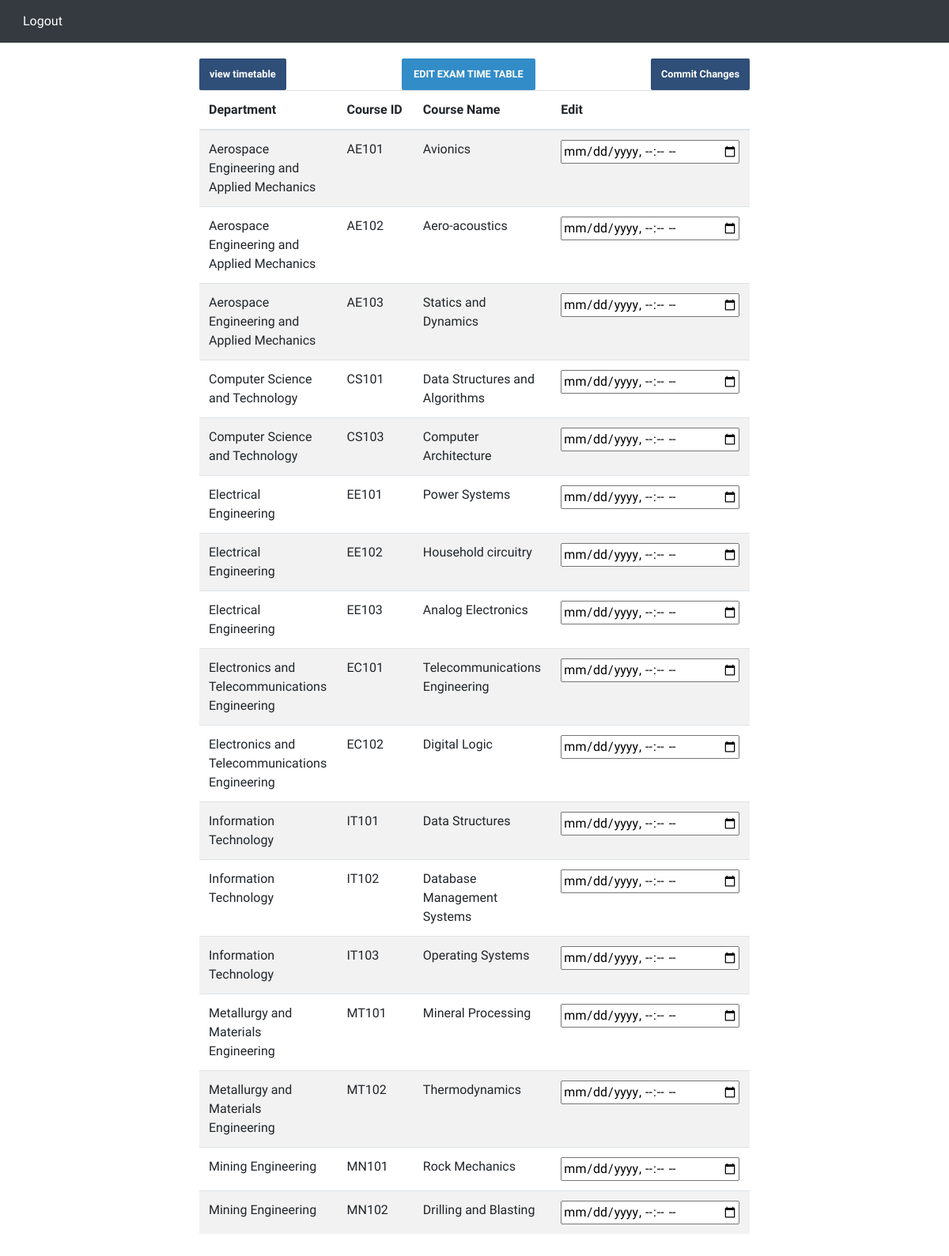
/tt.php, run on the app's committed database.
### tables this page shows
CREATE TABLE `course` (
  `CourseID` varchar(10) NOT NULL,
  `CourseName` varchar(100) NOT NULL,
  `DeptNo` int(11) NOT NULL,
  `InstructorID` int(11) NOT NULL,
  `ClassesTaken` int(11) NOT NULL,
  `Idx` int(11) DEFAULT NULL
);

CREATE TABLE `department` (
  `DeptNo` int(11) NOT NULL,
  `DeptName` varchar(100) NOT NULL,
  `Head` int(11) NOT NULL
);

### tt.php (the view, shortened to what this page needs)
<!DOCTYPE html>
<html lang="en">
<head>
    <link rel="stylesheet" href="style.css">
    <link rel="stylesheet" href="https://cdn.jsdelivr.net/npm/bootstrap@4.1.3/dist/css/bootstrap.min.css">
    <link rel="stylesheet" href="style.css">
    <link rel="stylesheet" href="//use.fontawesome.com/releases/v5.0.7/css/all.css">
</head>
<body>
<nav class="navbar navbar-expand-lg  text-white bg-dark">
<button type="button" class="btn btn-dark" onClick="logout1()">Logout</button>
</nav>
  <div class="container">
       <?php
    $servname = "localhost";
    $conn = new mysqli($servname, "root", "", "dbms_project");
    ?>
    <form class="course-info-container" method="post" action="<?php htmlspecialchars($_SERVER['PHP_SELF']) ?>">
      <div class="wrap">
      <input type="button" style="border:none;" value="view timetable" class="apply-btn" onClick="logout()" />
      <span class="www"  >EDIT EXAM TIME TABLE</span>
      <input type="submit"  value="Commit Changes" class="ww" />
    </div>
        <?php
        $courses = array();
        $sql = "SELECT DEPARTMENT.DeptName, COURSE.CourseID, COURSE.CourseName FROM COURSE, DEPARTMENT WHERE course.DeptNo = department.DeptNo;";
        $res = $conn->query($sql);
        if ($res->num_rows > 0) {
            while ($row = $res->fetch_assoc()) {
                array_push(
                    $courses,
                    array($row['DeptName'], $row['CourseID'], $row['CourseName'])
                );
            }
        }
        echo
        '
        <table class="table table-striped">
        <thead >
          <tr>
            <th scope="col">Department</th>
            <th scope="col">Course&nbsp;ID</th>
            <th scope="col">Course Name</th>
            <th scope="col">Edit</th>
          </tr>
        </thead>
        <tbody>
    ';
        for ($i = 0; $i < COUNT($courses); $i++) {
            echo
            '
    <tr>
      <td  class=" std-course-name"  name="crsnm' . $i . '" maxlength=45  value="'. $courses[$i][0] .'">' . $courses[$i][0] . '</th>
      <td  class=" std-course-name" name="crsnm' . $i . '" maxlength=45 value="'. $courses[$i][1] .'">' . $courses[$i][1] . '</th>
      <td  class=" std-course-name" name="crsnm' . $i . '" maxlength=45 value="'. $courses[$i][2] .'">' . $courses[$i][2] . '</th>
      <td  class=" std-course-name" ><input type="datetime-local" id="datetime" class="datetime" name="datetime' . $i . '" ></th>
    </tr>
      ';
        }
        echo '</tbody></table>';
        ?>
    </form>
</div>
</body>
</html>

### style.css (style rules this page uses)
body { font-family: 'Be Vietnam', sans-serif; width: 100%; height: 100%; position: relative; padding: 0; margin: 0; }
input[type=submit] { border: none; }
.std-course-name { width: 19.75em; }
.course-info-container { width: 43.5em; margin: 1.25em auto; display: flex; flex-direction: column; }

### tt.php (style rules this page uses)
.wrap { display:flex; justify-content:space-between; align-items:center; }
.apply-btn { background-color: #2f4e78; height:40px ; border-radius: 2px; padding : 7px 13px; cursor: pointer; color: white; font-size: 0.8rem; font-weight: 600; transition: color 150ms ease-out; transition: background-color 150ms ease-out; }
.ww { background-color: #2f4e78; height:40px ; border-radius: 2px; padding : 7px 13px; cursor: pointer; color: white; font-size: 0.8rem; font-weight: 600; transition: color 150ms ease-out; transition: background-color 150ms ease-out; }
.www { background:rgb(50 140 200);; height:40px ; border-radius: 2px; padding : 10px 15px; color: white; font-size: 0.8rem; font-weight: 600; transition: color 150ms ease-out; transition: background-color 100ms ease-out; }

### data on the page
course: DeptNo.DeptName "Aerospace Engineering and Applied Mechanics", CourseID "AE101", CourseName "Avionics"
course: DeptNo.DeptName "Aerospace Engineering and Applied Mechanics", CourseID "AE102", CourseName "Aero-acoustics"
course: DeptNo.DeptName "Aerospace Engineering and Applied Mechanics", CourseID "AE103", CourseName "Statics and Dynamics"
course: DeptNo.DeptName "Computer Science and Technology", CourseID "CS101", CourseName "Data Structures and Algorithms"
course: DeptNo.DeptName "Computer Science and Technology", CourseID "CS103", CourseName "Computer Architecture"
course: DeptNo.DeptName "Electrical Engineering", CourseID "EE101", CourseName "Power Systems"
course: DeptNo.DeptName "Electrical Engineering", CourseID "EE102", CourseName "Household circuitry"
course: DeptNo.DeptName "Electrical Engineering", CourseID "EE103", CourseName "Analog Electronics"
course: DeptNo.DeptName "Electronics and Telecommunications Engineering", CourseID "EC101", CourseName "Telecommunications Engineering"
course: DeptNo.DeptName "Electronics and Telecommunications Engineering", CourseID "EC102", CourseName "Digital Logic"
course: DeptNo.DeptName "Information Technology", CourseID "IT101", CourseName "Data Structures"
course: DeptNo.DeptName "Information Technology", CourseID "IT102", CourseName "Database Management Systems"
course: DeptNo.DeptName "Information Technology", CourseID "IT103", CourseName "Operating Systems"
course: DeptNo.DeptName "Metallurgy and Materials Engineering", CourseID "MT101", CourseName "Mineral Processing"
course: DeptNo.DeptName "Metallurgy and Materials Engineering", CourseID "MT102", CourseName "Thermodynamics"
course: DeptNo.DeptName "Mining Engineering", CourseID "MN101", CourseName "Rock Mechanics"
course: DeptNo.DeptName "Mining Engineering", CourseID "MN102", CourseName "Drilling and Blasting"
